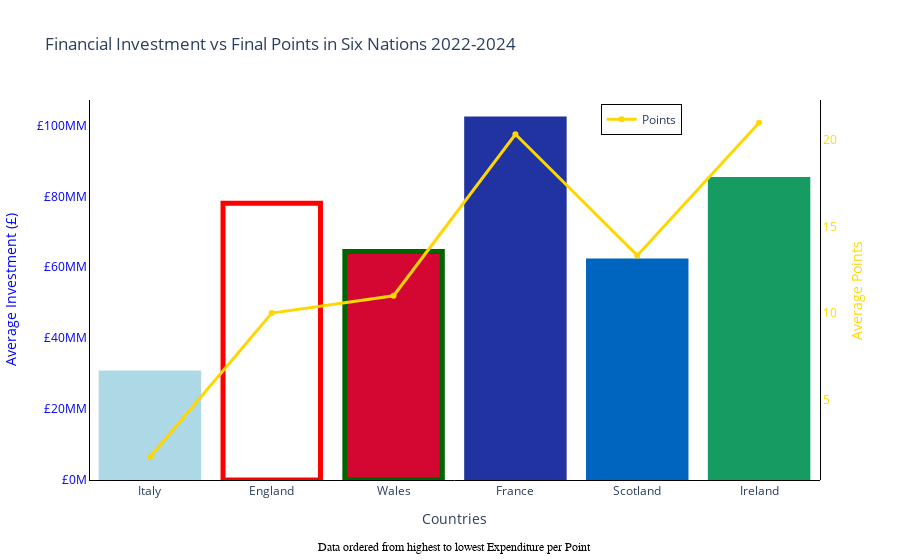

The notebook cell this image was saved under:
### Code cell
import plotly.graph_objects as go

#Calculate the averages for teams over time
average_data = merged_data_1.groupby('Team').agg({
    'Expenditure (£)': 'mean',
    'Points': 'mean'
}).reset_index()

average_data['Expenditure per Point (£)'] = average_data['Expenditure (£)'] / average_data['Points']

#Sort the data from highest to lowest Expenditure per Point
average_data = average_data.sort_values(by='Expenditure per Point (£)', ascending=False)

#Define team colors for consistency
team_colors = {
    'Ireland': '#169b62',  
    'France': '#2033a0',  
    'England': '#FFFFFF',     
    'Scotland': '#0065bf', 
    'Italy': '#ADD8E6',    
    'Wales': '#d30731'     
}

#Define border colors
border_colors = {
    'Ireland': '#169b62',
    'France': '#2033a0',
    'England': 'red',
    'Scotland': '#0065bf',
    'Italy': '#ADD8E6',
    'Wales': 'darkgreen'
}

#Create the Plotly figure
fig = go.Figure()

#Add bars for Expenditure
fig.add_trace(go.Bar(
    x=average_data['Team'],
    y=average_data['Expenditure (£)'],
    name='Average Expenditure (£)',
    #Apply colours
    marker_color=[team_colors[team] for team in average_data['Team']],  
    marker_line_color=[border_colors[team] for team in average_data['Team']],  
    marker_line_width=5,
    #Add hover pop-up box with key info
    hoverinfo="text",
    hovertemplate=(
        "Team: %{x}<br>" +
        "Average Expenditure: £%{y:,.0f}<br>" +
        "Expenditure per Point: £%{customdata:.2f}<extra></extra>"  
    ),
    customdata=average_data['Expenditure per Point (£)'],
    showlegend=False
))

#Add a line for Points with secondary Y-axis
fig.add_trace(go.Scatter(
    x=average_data['Team'],
    y=average_data['Points'],
    name='Points',
    mode='lines+markers',
    line=dict(color='gold', width=3),
    yaxis='y2'
))

#layout of both y-axis
fig.update_layout(
    title='Financial Investment vs Final Points in Six Nations 2022-2024',
    xaxis_title='Countries',
    yaxis=dict(
        title='Average Investment (£)',
        titlefont=dict(color='blue'),
        tickfont=dict(color='blue'),
        tickprefix="£",
        ticksuffix="M",
        position=0 
    ),
    yaxis2=dict(
        title='Average Points',
        titlefont=dict(color='gold'),
        tickfont=dict(color='gold'),
        overlaying='y',
        side='right',
        position=1
    ),
    plot_bgcolor='white',
    legend=dict(x=0.70, y=0.99, bordercolor='black', borderwidth=1)
)

#Remove grid lines for clarity
fig.update_xaxes(showgrid=False, linewidth=1, linecolor='black')
fig.update_yaxes(showgrid=False, linewidth=1, linecolor='black')


#Add a subnote 
fig.add_annotation(
    x=0.5,
    y=-0.2,
    xref="paper",
    yref="paper",
    text="Data ordered from highest to lowest Expenditure per Point",
    showarrow=False,
    font=dict(
        family="Arial, sans-serif",
        size=12,
        color="black"
    ),
    align="center"
)


fig.show()

### Figure 1 — Plotly figure (JSON) as saved in the notebook; plotly's stock layout.template omitted (floating-point values rounded to 4 significant figures)
{"data": [{"customdata": [18120000.0, 7807000.0, 5861000.0, 5007000.0, 4631100, 4034000.0], "hoverinfo": "text", "hovertemplate": "Team: %{x}<br>Average Expenditure: £%{y:,.0f}<br>Expenditure per Point: £%{customdata:.2f}<extra></extra>", "marker": {"color": ["#ADD8E6", "#FFFFFF", "#d30731", "#2033a0", "#0065bf", "#169b62"], "line": {"color": ["#ADD8E6", "red", "darkgreen", "#2033a0", "#0065bf", "#169b62"], "width": 5}}, "name": "Average Expenditure (£)", "showlegend": false, "type": "bar", "x": ["Italy", "England", "Wales", "France", "Scotland", "Ireland"], "y": [30200000.0, 78070000.0, 64470000.0, 101800000.0, 61748000, 84720000.0]}, {"line": {"color": "gold", "width": 3}, "mode": "lines+markers", "name": "Points", "type": "scatter", "x": ["Italy", "England", "Wales", "France", "Scotland", "Ireland"], "y": [1.667, 10, 11, 20.33, 13.33, 21], "yaxis": "y2"}], "layout": {"annotations": [{"align": "center", "font": {"color": "black", "family": "Arial, sans-serif", "size": 12}, "showarrow": false, "text": "Data ordered from highest to lowest Expenditure per Point", "x": 0.5, "xref": "paper", "y": -0.2, "yref": "paper"}], "legend": {"bordercolor": "black", "borderwidth": 1, "x": 0.7, "y": 0.99}, "plot_bgcolor": "white", "title": {"text": "Financial Investment vs Final Points in Six Nations 2022-2024"}, "xaxis": {"linecolor": "black", "linewidth": 1, "showgrid": false, "title": {"text": "Countries"}}, "yaxis": {"linecolor": "black", "linewidth": 1, "position": 0, "showgrid": false, "tickfont": {"color": "blue"}, "tickprefix": "£", "ticksuffix": "M", "title": {"font": {"color": "blue"}, "text": "Average Investment (£)"}}, "yaxis2": {"linecolor": "black", "linewidth": 1, "overlaying": "y", "position": 1, "showgrid": false, "side": "right", "tickfont": {"color": "gold"}, "title": {"font": {"color": "gold"}, "text": "Average Points"}}}}
